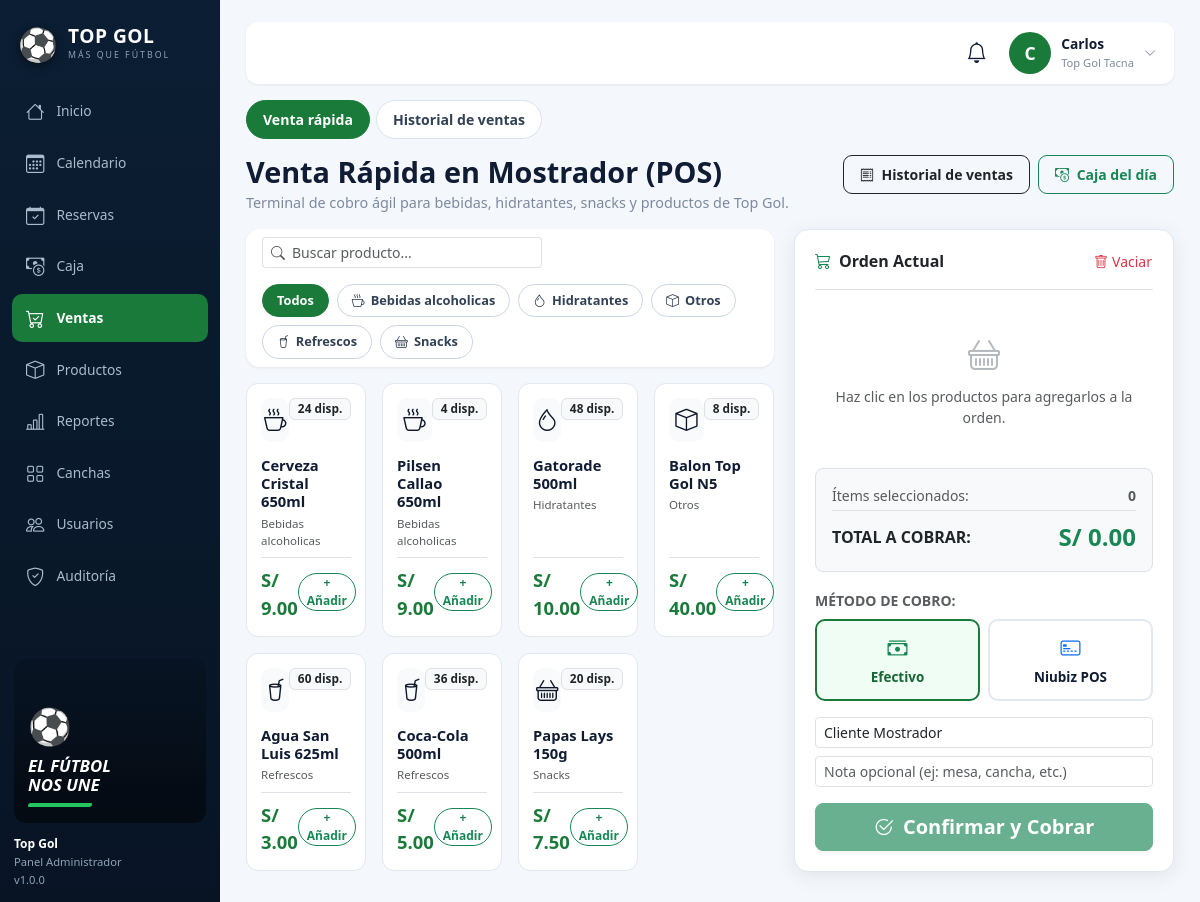
The app's page /admin/ventas/pos (signed in) with its own data.
### tables this page shows
CREATE TABLE IF NOT EXISTS `categorias` (
  `id`          INT UNSIGNED AUTO_INCREMENT PRIMARY KEY,
  `nombre`      VARCHAR(60) NOT NULL,
  `slug`        VARCHAR(60) NOT NULL UNIQUE,
  `descripcion` VARCHAR(255) NULL,
  `icono`       VARCHAR(30) NOT NULL DEFAULT 'bi-box',
  `activo`      TINYINT(1) NOT NULL DEFAULT 1,
  `created_at`  DATETIME NOT NULL DEFAULT CURRENT_TIMESTAMP,
  `updated_at`  DATETIME NOT NULL DEFAULT CURRENT_TIMESTAMP ON UPDATE CURRENT_TIMESTAMP
);

CREATE TABLE IF NOT EXISTS `productos` (
  `id`           INT NOT NULL AUTO_INCREMENT,
  `nombre`       VARCHAR(100) NOT NULL,
  `descripcion`  VARCHAR(255) DEFAULT NULL,
  `categoria`    ENUM('refrescos','bebidas_alcoholicas','snacks','hidratantes','otros') NOT NULL DEFAULT 'otros',
  `categoria_id` INT UNSIGNED NULL,
  `precio`       DECIMAL(10,2) NOT NULL,
  `stock`        INT NOT NULL DEFAULT 0,
  `stock_minimo` INT NOT NULL DEFAULT 5,
  `unidad`       VARCHAR(20) NOT NULL DEFAULT 'unidad',
  `estado`       ENUM('disponible','agotado','descontinuado') NOT NULL DEFAULT 'disponible',
  `created_at`   TIMESTAMP NOT NULL DEFAULT CURRENT_TIMESTAMP,
  `updated_at`   TIMESTAMP NOT NULL DEFAULT CURRENT_TIMESTAMP ON UPDATE CURRENT_TIMESTAMP,
  PRIMARY KEY (`id`),
  KEY `idx_producto_categoria` (`categoria`),
  KEY `idx_producto_estado`    (`estado`),
  CONSTRAINT `fk_productos_categoria` FOREIGN KEY (`categoria_id`) REFERENCES `categorias` (`id`) ON DELETE RESTRICT ON UPDATE CASCADE
);

### app/Views/ventas/pos.php (the view, shortened to what the rows shown need)
<?php require VIEWS_PATH . DIRECTORY_SEPARATOR . 'layout' . DIRECTORY_SEPARATOR . 'admin_top.php'; ?>
<div class="d-flex align-items-start justify-content-between gap-3 flex-wrap mb-3">
    <div>
        <h1 class="adm-h1">Venta Rápida en Mostrador (POS)</h1>
        <p class="adm-sub">Terminal de cobro ágil para bebidas, hidratantes, snacks y productos de Top Gol.</p>
    </div>
    <div class="d-flex gap-2">
        <a href="<?= url('/admin/ventas') ?>" class="btn btn-sm btn-outline-dark fw-bold" style="border-radius:9px;padding:8px 16px;">
            <i class="bi bi-receipt me-1"></i> Historial de ventas
        </a>
        <a href="<?= url('/admin/caja') ?>" class="btn btn-sm btn-outline-success fw-bold" style="border-radius:9px;padding:8px 16px;">
            <i class="bi bi-cash-coin me-1"></i> Caja del día
        </a>
    </div>
</div>
<div class="pos-wrap">
    <div class="pos-catalog">
        <div class="panel-2 mb-3 py-2 px-3">
            <div class="d-flex align-items-center justify-content-between gap-3 flex-wrap">
                <div class="input-group input-group-sm" style="max-width:280px;">
                    <span class="input-group-text bg-white border-end-0"><i class="bi bi-search text-muted"></i></span>
                    <input type="text" class="form-control border-start-0 ps-0" id="posBuscador" placeholder="Buscar producto...">
                </div>
                <div class="d-flex gap-2 flex-wrap" id="posCatPills">
                    <button type="button" class="cat-pill active" data-cat="all">Todos</button>
                    <?php foreach ($categorias as $cat): ?>
                        <button type="button" class="cat-pill" data-cat="<?= (int)$cat['id'] ?>">
                            <i class="bi <?= htmlspecialchars($cat['icono'] ?: 'bi-box') ?>"></i>
                            <?= htmlspecialchars($cat['nombre']) ?>
                        </button>
                    <?php endforeach; ?>
                </div>
            </div>
        </div>
        <div class="row g-3" id="posGridProductos">
            <?php if (empty($productos)): ?>
                <div class="col-12 text-center py-5 text-muted">
                    <i class="bi bi-box-seam fs-1 d-block mb-2 text-secondary"></i>
                    No hay productos con stock disponible en este momento.
                </div>
            <?php else: ?>
                <?php foreach ($productos as $p): ?>
                    <div class="col-xl-3 col-lg-4 col-md-4 col-sm-6 item-producto"
                         data-id="<?= (int)$p['id'] ?>"
                         data-nombre="<?= htmlspecialchars($p['nombre']) ?>"
                         data-precio="<?= (float)$p['precio'] ?>"
                         data-stock="<?= (int)$p['stock'] ?>"
                         data-cat="<?= (int)($p['categoria_id'] ?? 0) ?>"
                         data-unidad="<?= htmlspecialchars($p['unidad'] ?? 'unidad') ?>">
                        <div class="prod-card" onclick="posAgregarItem(<?= (int)$p['id'] ?>)">
                            <div>
                                <div class="d-flex justify-content-between align-items-start mb-1">
                                    <div class="prod-ico"><i class="bi <?= htmlspecialchars($p['categoria_icono'] ?: 'bi-box') ?>"></i></div>
                                    <span class="badge bg-light text-dark border prod-stock">
                                        <?= (int)$p['stock'] ?> disp.
                                    </span>
                                </div>
                                <div class="prod-title"><?= htmlspecialchars($p['nombre']) ?></div>
                                <small class="text-muted d-block mb-2" style="font-size:.72rem;"><?= htmlspecialchars($p['categoria_nombre'] ?? '') ?></small>
                            </div>
                            <div class="d-flex align-items-baseline justify-content-between pt-2 border-top">
                                <div class="prod-price">S/ <?= number_format((float)$p['precio'], 2) ?></div>
                                <button type="button" class="btn btn-sm btn-outline-success rounded-pill px-2 py-0 fw-bold" style="font-size:.75rem;">
                                    + Añadir
                                </button>
                            </div>
                        </div>
                    </div>
                <?php endforeach; ?>
            <?php endif; ?>
        </div>
    </div>
    <div class="pos-cart-panel">
        <div class="d-flex align-items-center justify-content-between pb-3 border-bottom mb-3">
            <h2 class="fs-6 fw-bold mb-0 text-dark">
                <i class="bi bi-cart3 me-2 text-success"></i>Orden Actual
            </h2>
            <button type="button" class="btn btn-sm btn-link text-danger p-0 text-decoration-none small" onclick="posVaciarCarrito()">
                <i class="bi bi-trash me-1"></i>Vaciar
            </button>
        </div>
        <div id="posCartLista" style="max-height:280px; overflow-y:auto;" class="mb-3">
            <div id="posCartVacio" class="text-center py-4 text-muted small">
                <i class="bi bi-basket fs-2 d-block mb-2 text-secondary opacity-50"></i>
                Haz clic en los productos para agregarlos a la orden.
            </div>
        </div>
        <div class="bg-light p-3 rounded-3 mb-3 border">
            <div class="d-flex justify-content-between text-muted small mb-1">
                <span>Ítems seleccionados:</span>
                <strong id="posCartCantTotal">0</strong>
            </div>
            <div class="d-flex justify-content-between align-items-center pt-2 border-top">
                <span class="fw-bold text-dark fs-6">TOTAL A COBRAR:</span>
                <span class="fs-4 fw-bold text-success" id="posCartTotal">S/ 0.00</span>
            </div>
        </div>
        <form id="posFormVenta" action="<?= url('/admin/ventas/guardar') ?>" method="POST" onsubmit="return posValidarVenta(event)">
            <label class="form-label small fw-bold text-uppercase text-muted mb-2">Método de Cobro:</label>
            <div class="d-flex gap-2 mb-3">
                <div class="pos-pay-opt active" id="btnPagoEfe" onclick="posSetMetodo('efectivo')">
                    <i class="bi bi-cash-stack d-block fs-5 text-success mb-1"></i>
                    Efectivo
                </div>
                <div class="pos-pay-opt" id="btnPagoPos" onclick="posSetMetodo('niubiz')">
                    <i class="bi bi-credit-card-2-front d-block fs-5 text-primary mb-1"></i>
                    Niubiz POS
                </div>
            </div>
            <div class="mb-2">
                <input type="text" class="form-control form-control-sm" name="cliente_nombre" id="posClienteNombre" placeholder="Nombre cliente (opcional / Mostrador)" value="Cliente Mostrador">
            </div>
            <div class="mb-3">
                <input type="text" class="form-control form-control-sm" name="notas" placeholder="Nota opcional (ej: mesa, cancha, etc.)">
            </div>
            <button type="submit" class="btn btn-success btn-lg w-100 fw-bold shadow-sm" id="posBtnCobrar" disabled>
                <i class="bi bi-check2-circle me-1"></i> Confirmar y Cobrar
            </button>
        </form>
    </div>
</div>
<?php require VIEWS_PATH . DIRECTORY_SEPARATOR . 'layout' . DIRECTORY_SEPARATOR . 'admin_bottom.php'; ?>

### app/Core/Router.php (shortened to what the rows shown need)
<?php
class Router {
    private array $rutas = [
        'GET'  => [],
        'POST' => []
    ];
    private function registrar(string $metodo, string $ruta, string $accion, array $middlewares): void {
        $rutaNormalizada = '/' . trim($ruta, '/');
        preg_match_all('/\{([a-zA-Z0-9_]+)\}/', $rutaNormalizada, $matches);
        $nombresParametros = $matches[1] ?? [];
        $regex = preg_replace('/\{[a-zA-Z0-9_]+\}/', '([^/]+)', $rutaNormalizada);
        $regexFinal = '#^' . $regex . '$#';
        $this->rutas[$metodo][] = [
            'ruta'        => $rutaNormalizada,
            'regex'       => $regexFinal,
            'accion'      => $accion,
            'params'      => $nombresParametros,
            'middlewares' => $middlewares
        ];
    }
    public function dispatch(): void {
        $metodo = $_SERVER['REQUEST_METHOD'] ?? 'GET';
        $uri = $this->obtenerRutaActual();
        foreach ($this->rutas[$metodo] as $rutaInfo) {
            if (preg_match($rutaInfo['regex'], $uri, $matches)) {
                array_shift($matches);
                $this->ejecutarAccion($rutaInfo['accion'], $matches);
                return;
            }
        }
    }
    private function obtenerRutaActual(): string {
        if (!empty($_GET['url']) && $_GET['url'] !== 'index.php') {
            $uri = '/' . trim((string)$_GET['url'], '/');
            $uri = preg_replace('#^/public(/|$)#', '$1', $uri);
            $uri = '/' . trim($uri, '/');
            return $uri === '//' ? '/' : $uri;
        }
        $requestUri = $_SERVER['REQUEST_URI'] ?? '/';
        $requestUri = preg_replace('#^/public(/|$)#', '$1', $requestUri);
        $requestUri = preg_replace('#^/index\.php(/|$)#', '$1', $requestUri);
        $uri = '/' . trim($requestUri, '/');
        return $uri === '//' ? '/' : $uri;
    }
    private function ejecutarAccion(string $accion, array $params): void {
        [$controladorNombre, $metodo] = explode('@', $accion);
        $controlador = new $claseCompleta();
        call_user_func_array([$controlador, $metodo], $params);
    }
}

### records on screen
categorias: nombre "Bebidas alcoholicas"
categorias: nombre "Hidratantes"
categorias: nombre "Otros"
categorias: nombre "Refrescos"
categorias: nombre "Snacks"
productos: stock "24", nombre "Cerveza Cristal 650ml", categoria.nombre "Bebidas alcoholicas", precio "9.00"
productos: stock "4", nombre "Pilsen Callao 650ml", categoria.nombre "Bebidas alcoholicas", precio "9.00"
productos: stock "48", nombre "Gatorade 500ml", categoria.nombre "Hidratantes", precio "10.00"
productos: stock "8", nombre "Balon Top Gol N5", categoria.nombre "Otros", precio "40.00"
productos: stock "60", nombre "Agua San Luis 625ml", categoria.nombre "Refrescos", precio "3.00"
productos: stock "36", nombre "Coca-Cola 500ml", categoria.nombre "Refrescos", precio "5.00"
productos: stock "20", nombre "Papas Lays 150g", categoria.nombre "Snacks", precio "7.50"

### other values on screen
$itemNav['label'] "Inicio"
$itemNav['label'] "Calendario"
$itemNav['label'] "Reservas"
$itemNav['label'] "Caja"
$itemNav['label'] "Ventas"
$itemNav['label'] "Productos"
$itemNav['label'] "Reportes"
$itemNav['label'] "Canchas"
$itemNav['label'] "Usuarios"
$itemNav['label'] "Auditoría"
$tabNav['label'] "Venta rápida"
$tabNav['label'] "Historial de ventas"
